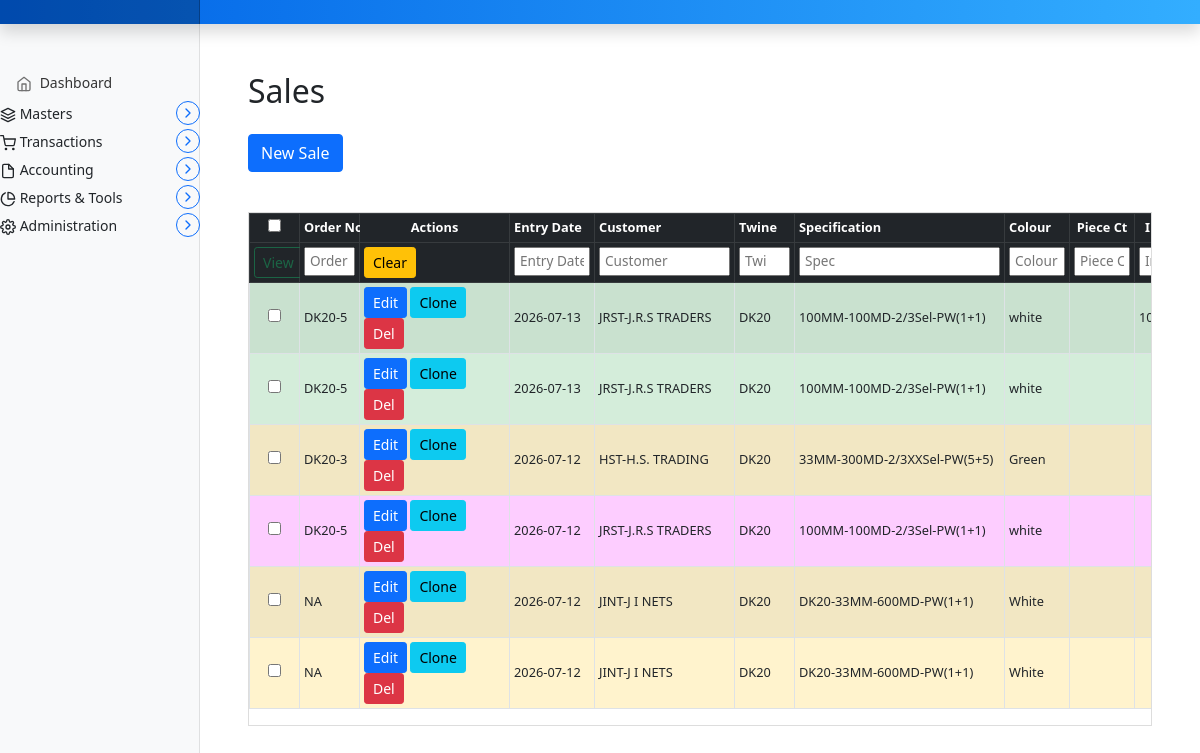
Before: /invoice/sales with the older database file.
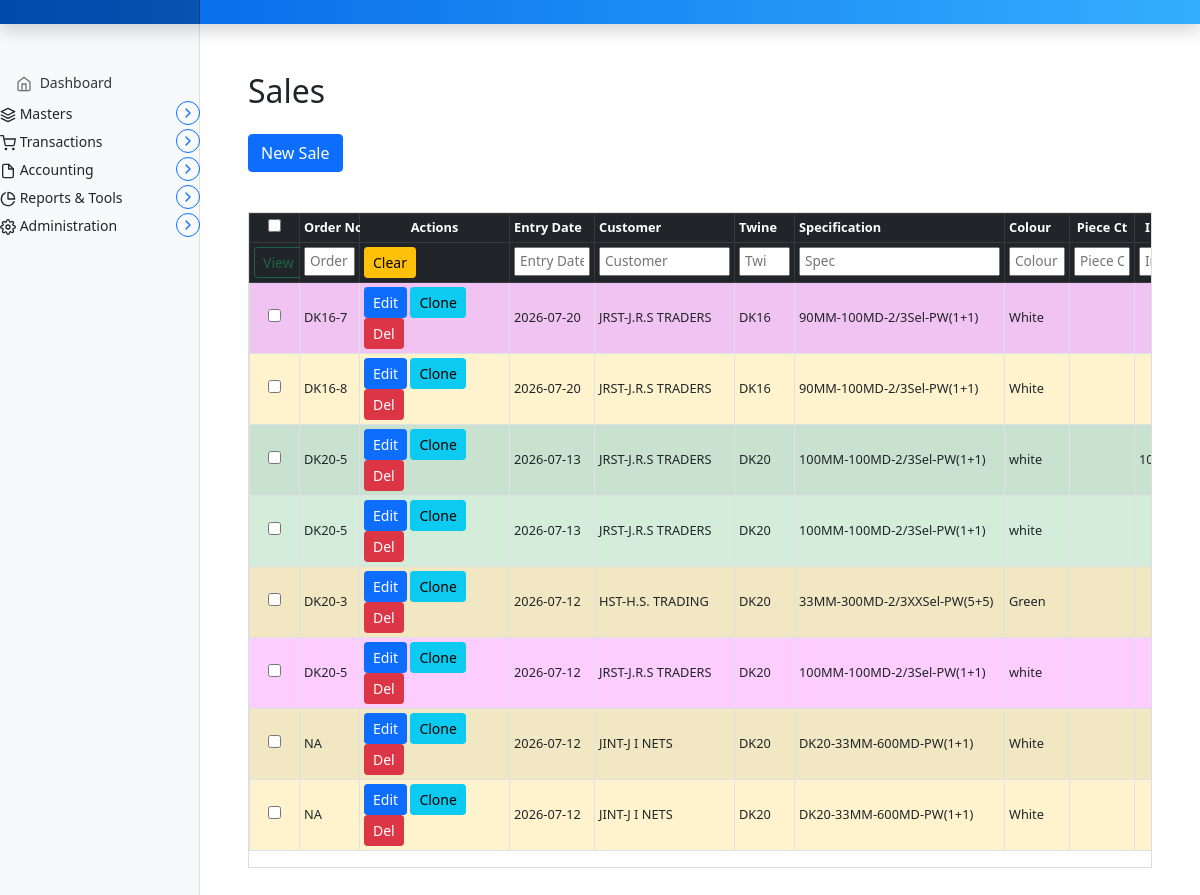
After: the same page with the newer database file.
### marania_invoice_app/models.py (models this page shows, shortened)
class Sales(models.Model):
    PAYMENT_STATUS_CHOICES = [
        ('PAID', 'PAID'),
        ('PARTIALLY_PAID', 'PARTIALLY PAID'),
        ('PENDING', 'PENDING'),
        ('NO_PAYMENT', 'NO PAYMENT'),
        ('ON_HOLD_STOCK', 'ON HOLD(Item On Stock)'),
        ('ON_HOLD_PROCESSING', 'ON HOLD(PROCESSING)'),
    ]
    sales_key = models.AutoField(primary_key=True)
    sales_sequence = models.IntegerField(default=0)
    order_no = models.CharField(max_length=100)
    sales_entry_date = models.DateField(default=date.today)
    customer = models.CharField(max_length=255)
    twine = models.CharField(max_length=255, blank=True, null=True)
    speification = models.CharField(max_length=255, blank=True, null=True)
    colour = models.CharField(max_length=50, default='White')
    piece_weight = models.CharField(max_length=50, blank=True, null=True)
    piece_count = models.IntegerField(blank=True, null=True)
    initial_weight = models.DecimalField(max_digits=10, decimal_places=2, blank=True, null=True)
    processed_weight = models.DecimalField(max_digits=10, decimal_places=2, blank=True, null=True)
    unit_price = models.DecimalField(max_digits=10, decimal_places=2, blank=True, null=True)
    gst_rate = models.DecimalField(max_digits=5, decimal_places=2, blank=True, null=True)
    total_amount = models.DecimalField(max_digits=10, decimal_places=2, blank=True, null=True)
    delivery_date = models.DateField(blank=True, null=True)
    status = models.CharField(max_length=30, choices=PAYMENT_STATUS_CHOICES, default='PENDING')
    payment_date = models.DateField(blank=True, null=True)
    remarks = models.TextField(blank=True, null=True)
    created_at = models.DateTimeField(auto_now_add=True)
    updated_at = models.DateTimeField(auto_now=True)
    class Meta:
        ordering = ['-sales_entry_date', '-sales_sequence']

### marania_invoice_app/views.py (the view, shortened to what this page needs)
# urls.py: path('sales', views.sales_entry, name='sales_entry'),
def sales_entry(request):
    sales_list = Sales.objects.all()
    products = Product.objects.all()
    parties = Parties.objects.all()
    sales_json = []
    for s in sales_list:
        sales_json.append({
            'sales_key': s.sales_key,
            'order_no': s.order_no,
            'sales_entry_date': str(s.sales_entry_date) if s.sales_entry_date else '',
            'customer': s.customer or '',
            'twine': s.twine or '',
            'speification': s.speification or '',
            'colour': s.colour or 'White',
            'piece_weight': s.piece_weight or '',
            'piece_count': s.piece_count,
            'initial_weight': str(s.initial_weight) if s.initial_weight else '',
            'processed_weight': str(s.processed_weight) if s.processed_weight else '',
            'unit_price': str(s.unit_price) if s.unit_price else '',
            'gst_rate': str(s.gst_rate) if s.gst_rate else '',
            'total_amount': str(s.total_amount) if s.total_amount else '',
            'delivery_date': str(s.delivery_date) if s.delivery_date else '',
            'status': s.status or 'PENDING',
            'payment_date': str(s.payment_date) if s.payment_date else '',
            'remarks': s.remarks or '',
        })
    return render(request, 'marania_invoice_app/sales_entry.html', {
        'sales': sales_list,
        'sales_json': json.dumps(sales_json),
        'products': products,
        'parties': parties,
    })

### templates/marania_invoice_app/sales_entry.html (shortened to what the changed rows need)
{% extends 'partials/base.html' %}
{% load static %}
{% block main %}
<main class="col-md-9 ms-sm-auto col-lg-10 px-md-4">
  <div class="container my-5">
    <h2 class="mb-4">Sales</h2>
    <div class="sales-list mt-4">
      {% if sales %}
        <div class="table-responsive invoice-table-wrapper">
          <table id="sales-table" class="table table-striped table-hover table-bordered table-sm align-middle">
            <colgroup>
            </colgroup>
            <thead class="table-dark">
              <tr>
                <th scope="col" style="width:40px"><input type="checkbox" id="select-all" onchange="toggleAllCheckboxes(this)"></th>
                <th scope="col">Order No</th>
                <th scope="col" class="col-actions">Actions</th>
                <th scope="col">Entry Date</th>
                <th scope="col">Customer</th>
                <th scope="col">Twine</th>
                <th scope="col" class="col-spec">Specification</th>
                <th scope="col">Colour</th>
                <th scope="col" class="col-narrow">Piece Ct</th>
                <th scope="col" class="col-narrow">Init Wt</th>
              </tr>
              <tr id="sales-filter-row">
                <th>
                  <button type="button" class="btn btn-outline-success btn-sm" id="viewSelectedSalesBtn" onclick="viewSelectedSales()" disabled>View</button>
                </th>
                <th><input class="filter-input" placeholder="Order No"></th>
                <th>
                  <button class="btn btn-warning btn-sm" id="clear-sales-filters">Clear</button>
                </th>
                <th><input class="filter-input" placeholder="Entry Date"></th>
                <th><input class="filter-input" placeholder="Customer" list="customer_list"></th>
                <th><input class="filter-input" placeholder="Twine" list="twine_list"></th>
                <th><input class="filter-input" placeholder="Spec"></th>
                <th><input class="filter-input" placeholder="Colour"></th>
                <th><input class="filter-input" placeholder="Piece Ct"></th>
                <th><input class="filter-input" placeholder="Init Wt"></th>
              </tr>
            </thead>
            <tbody>
              {% for sale in sales %}
                <tr class="row-status-{{ sale.status|lower }}">
                  <td><input type="checkbox" class="row-checkbox" value="{{ sale.sales_key }}" onchange="updateViewSalesBtn()"></td>
                  <td>{{ sale.order_no }}</td>
                  <td>
                    <a href="javascript:void(0);" onclick="loadSale('{{ sale.sales_key }}')" class="btn btn-sm btn-primary">
                       Edit
                    </a>
                    <a href="javascript:void(0);" onclick="cloneSale('{{ sale.sales_key }}')" class="btn btn-sm btn-info">
                       Clone
                    </a>
                    <form method="POST" action="{% url 'sales_entry' %}" style="display:inline;" onsubmit="return confirm('Delete this sale?')">
                      <button type="submit" class="btn btn-sm btn-danger">
                         Del
                      </button>
                    </form>
                  </td>
                  <td>{{ sale.sales_entry_date|date:"Y-m-d" }}</td>
                  <td>{{ sale.customer }}</td>
                  <td>{{ sale.twine }}</td>
                  <td>{{ sale.speification }}{% if sale.piece_weight %}-PW({{ sale.piece_weight }}){% endif %}</td>
                  <td>{{ sale.colour }}</td>
                  <td>{{ sale.piece_count|default:"" }}</td>
                  <td>{{ sale.initial_weight|default:"" }}</td>
                </tr>
              {% endfor %}
            </tbody>
          </table>
        </div>
      {% else %}
        <p class="text-muted">No sales found.</p>
      {% endif %}
    </div>
  </div>
</main>
{% endblock %}

Changed rows visible on the page:
added Sales: order_no "DK16-7", sales_entry_date "2026-07-20", customer "JRST-J.R.S TRADERS", twine "DK16", speification "90MM-100MD-2/3Sel", piece_weight "1+1", colour "White", status "PENDING" (drawn)
added Sales: order_no "DK16-8", sales_entry_date "2026-07-20", customer "JRST-J.R.S TRADERS", twine "DK16", speification "90MM-100MD-2/3Sel", piece_weight "1+1", colour "White"
